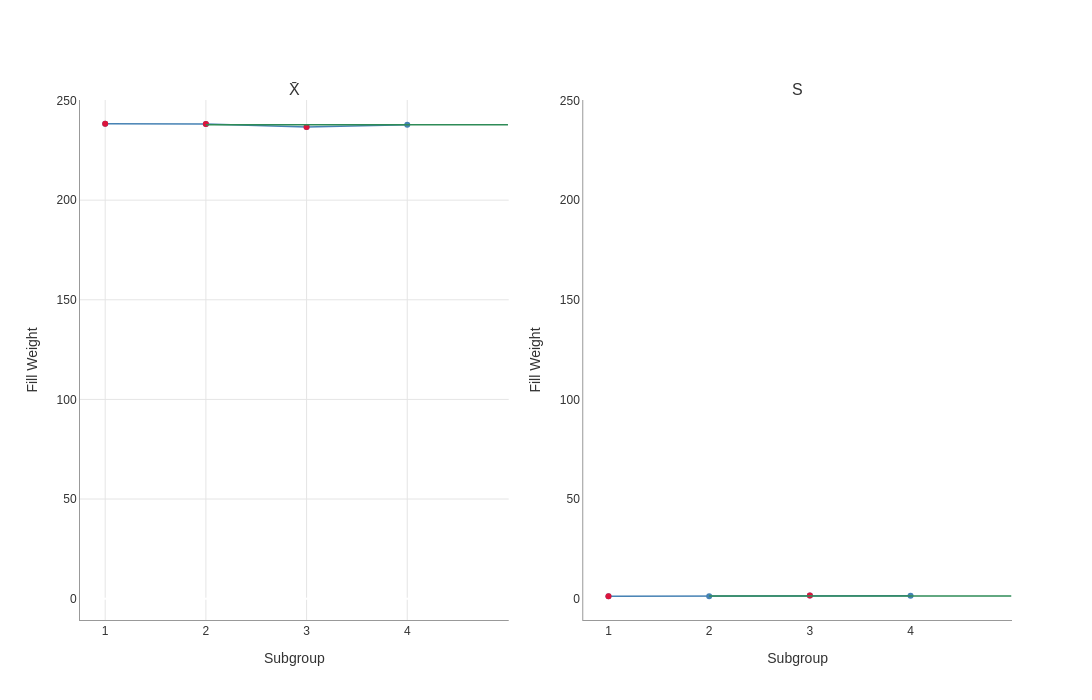

The notebook cell saved with this chart:
### Markdown cell above
## Step 4: Visualize Lane Performance

### Code cell
# Plot Xbar and S charts
fig_lane = result_lane.plot(
    template='processbehavior',
    width=1400,
    height=700,
    highlight_signals=True
)

fig_lane.show()

### Figure 1 — Plotly figure (JSON) as saved in the notebook; plotly's stock layout.template omitted (floating-point values rounded to 4 significant figures)
{"data": [{"hovertemplate": "%{x}<br>%{y:.3f}<extra></extra>", "line": {"color": "steelblue", "width": 1.5}, "marker": {"color": "steelblue", "size": 6}, "mode": "lines+markers", "name": "Xbar", "showlegend": false, "type": "scatter", "x": ["1", "2", "3", "4"], "xaxis": "x", "y": [238.4, 238.2, 236.7, 237.8], "yaxis": "y"}, {"hovertemplate": "Signal<br>%{x}<br>%{y:.3f}<extra></extra>", "marker": {"color": "#DC143C", "size": 6, "symbol": "circle"}, "mode": "markers", "showlegend": false, "type": "scatter", "x": ["1", "2", "3"], "xaxis": "x", "y": [238.4, 238.2, 236.7], "yaxis": "y"}, {"hovertemplate": "%{x}<br>%{y:.3f}<extra></extra>", "line": {"color": "steelblue", "width": 1.5}, "marker": {"color": "steelblue", "size": 6}, "mode": "lines+markers", "name": "S", "showlegend": false, "type": "scatter", "x": ["1", "2", "3", "4"], "xaxis": "x2", "y": [1.152, 1.244, 1.64, 1.464], "yaxis": "y2"}, {"hovertemplate": "Signal<br>%{x}<br>%{y:.3f}<extra></extra>", "marker": {"color": "#DC143C", "size": 6, "symbol": "circle"}, "mode": "markers", "showlegend": false, "type": "scatter", "x": ["1", "3"], "xaxis": "x2", "y": [1.152, 1.64], "yaxis": "y2"}], "layout": {"annotations": [{"font": {"size": 16}, "showarrow": false, "text": "X̄", "x": 0.23, "xanchor": "center", "xref": "paper", "y": 1.0, "yanchor": "bottom", "yref": "paper"}, {"font": {"size": 16}, "showarrow": false, "text": "S", "x": 0.77, "xanchor": "center", "xref": "paper", "y": 1.0, "yanchor": "bottom", "yref": "paper"}], "font": {"color": "#333333", "family": "Arial, sans-serif", "size": 12}, "height": 700, "hovermode": "closest", "paper_bgcolor": "white", "plot_bgcolor": "white", "shapes": [{"line": {"color": "#2E8B57", "width": 1.5}, "type": "line", "x0": "1", "x1": "4", "xref": "x", "y0": 237.8, "y1": 237.8, "yref": "y"}, {"line": {"color": "#2E8B57", "width": 1.5}, "type": "line", "x0": "1", "x1": "4", "xref": "x2", "y0": 1.375, "y1": 1.375, "yref": "y2"}], "title": {"font": {"color": "#222222", "size": 16}, "x": 0.5, "xanchor": "center"}, "width": 1400, "xaxis": {"anchor": "y", "domain": [0.0, 0.46], "gridcolor": "#E5E5E5", "gridwidth": 1.0, "linecolor": "#999999", "linewidth": 1.0, "showgrid": true, "showline": true, "title": {"text": "Subgroup"}}, "xaxis2": {"anchor": "y2", "domain": [0.54, 1.0], "linecolor": "#999999", "linewidth": 1.0, "showline": true, "title": {"text": "Subgroup"}}, "yaxis": {"anchor": "x", "domain": [0.0, 1.0], "gridcolor": "#E5E5E5", "gridwidth": 1.0, "linecolor": "#999999", "linewidth": 1.0, "range": [-10.71, 250.3], "showgrid": true, "showline": true, "title": {"text": "Fill Weight"}}, "yaxis2": {"anchor": "x2", "domain": [0.0, 1.0], "linecolor": "#999999", "linewidth": 1.0, "range": [-10.71, 250.3], "showline": true, "title": {"text": "Fill Weight"}}}}
